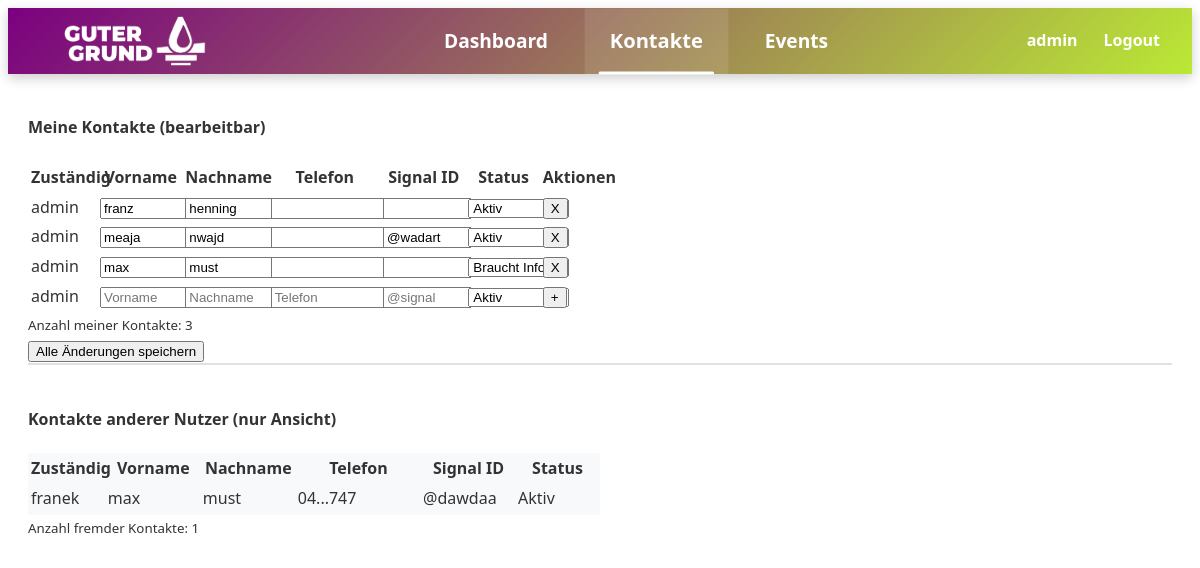
Screenshot of /contacts/ (signed in) with the database file from the repository.
### users/models.py (models this page shows, shortened)
class User(AbstractUser):
    email = models.EmailField(unique=True)
    is_active = models.BooleanField(default=False)
    activation_token = models.CharField(max_length=40, blank=True)
    activation_token_created = models.DateTimeField(null=True, blank=True)

### contacts/models.py (models this page shows, shortened)
class Contact(models.Model):
    STATUS_CHOICES = [
        ('active', 'Aktiv'),
        ('left', 'Ist raus'),
        ('needs_info', 'Braucht Infos'),
        ('inactive', 'Inaktiv'),
    ]
    user = models.ForeignKey(
        settings.AUTH_USER_MODEL,
        on_delete=models.CASCADE,
        verbose_name="Benutzer"
    )
    first_name = models.CharField(max_length=100)
    last_name = models.CharField(max_length=100)
    email = models.EmailField()
    phone_raw = models.CharField(max_length=20, verbose_name="Telefonnummer (voll)")
    signal_id = models.CharField(max_length=100, blank=True)
    status = models.CharField(max_length=20, choices=STATUS_CHOICES, default='active')
    notes = models.TextField(blank=True)
    created_at = models.DateTimeField(auto_now_add=True)
    updated_at = models.DateTimeField(auto_now=True)
    @property
    def phone_masked(self):
        if self.phone_raw:
            return f"{self.phone_raw[:2]}...{self.phone_raw[-3:]}"
        return ""
    class Meta:
        app_label = 'contacts'  # ← DIESE ZEILE EINFÜGEN
        unique_together = ['user', 'first_name', 'last_name', 'phone_raw']
        verbose_name = "Kontakt"
        verbose_name_plural = "Kontakte"

### contacts/views.py (the view, shortened to what this page needs)
# urls.py: path('', views.contact_list, name='index'),  # Einheitlicher Name 'list'
@login_required
def contact_list(request):
    contacts = Contact.objects.filter(user=request.user).prefetch_related('user')
    contact_matches = {}
    for contact in contacts:
        similar = Contact.objects.exclude(user=request.user).filter(
            Q(first_name__iexact=contact.first_name) &
            Q(last_name__iexact=contact.last_name) &
            (
                Q(phone_raw__endswith=contact.phone_raw[-3:]) if contact.phone_raw else Q() |
                Q(signal_id__iexact=contact.signal_id) if contact.signal_id else Q()
            )
        ).distinct()
        if similar.exists():
            contact_matches[contact.id] = similar
    return render(request, 'contacts/list.html', {
        'contacts': contacts,
        'contact_matches': contact_matches,
        'STATUS_CHOICES': Contact.STATUS_CHOICES
    })

### contacts/templatetags/custom_filters.py (called while the page is built)
@register.filter
def get_item(dictionary, key):
    return dictionary.get(key)

### contacts/templates/contacts/list.html (shortened to what this page needs)
{% extends "base.html" %}
{% load static %}
{% load custom_filters %}
{% block content %}
<div class="container mt-4">
    <form method="post" id="contact-form">
        <h4>Meine Kontakte (bearbeitbar)</h4>
        <div class="table-responsive">
            <table class="table table-hover table-fixed">
                <thead class="table-light">
                    <tr>
                        <th class="col-username">Zuständig</th>
                        <th class="col-name">Vorname</th>
                        <th class="col-name">Nachname</th>
                        <th class="col-phone">Telefon</th>
                        <th class="col-signal">Signal ID</th>
                        <th class="col-status">Status</th>
                        <th class="col-actions text-end">Aktionen</th>
                    </tr>
                </thead>
                <tbody>
                    {% for contact in contacts %}
                    <tr>
                        <td>{{ request.user.username }}</td>
                        <td>
                            <input type="text" name="first_name_{{ contact.id }}"
                                value="{{ contact.first_name }}" class="form-control form-control-sm">
                        </td>
                        <td>
                            <input type="text" name="last_name_{{ contact.id }}"
                                value="{{ contact.last_name }}" class="form-control form-control-sm">
                        </td>
                        <td>
                            <input type="text" name="phone_raw_{{ contact.id }}"
                                value="{{ contact.phone_raw }}" class="form-control form-control-sm">
                        </td>
                        <td>
                            <input type="text" name="signal_id_{{ contact.id }}"
                                value="{{ contact.signal_id }}" class="form-control form-control-sm">
                        </td>
                        <td>
                            <select name="status_{{ contact.id }}" class="form-select form-select-sm">
                                {% for value, label in contact.STATUS_CHOICES %}
                                <option value="{{ value }}" {% if contact.status == value %}selected{% endif %}>
                                    {{ label }}
                                </option>
                                {% endfor %}
                            </select>
                        </td>
                        <td class="text-end">
                            <form action="{% url 'contacts:delete' contact.id %}" method="post" class="d-inline">
                                <button type="submit" class="btn btn-sm btn-danger">X</button>
                            </form>
                        </td>
                    </tr>
                    {% endfor %}
                    <tr class="table-primary">
                        <td>{{ request.user.username }}</td>
                        <td>
                            <input type="text" name="new_first_name" placeholder="Vorname"
                                class="form-control form-control-sm">
                        </td>
                        <td>
                            <input type="text" name="new_last_name" placeholder="Nachname"
                                class="form-control form-control-sm">
                        </td>
                        <td>
                            <input type="text" name="new_phone_raw" placeholder="Telefon"
                                class="form-control form-control-sm">
                        </td>
                        <td>
                            <input type="text" name="new_signal_id" placeholder="@signal"
                                class="form-control form-control-sm">
                        </td>
                        <td>
                            <select name="new_status" class="form-select form-select-sm">
                                {% for value, label in contacts.0.STATUS_CHOICES %}
                                <option value="{{ value }}">{{ label }}</option>
                                {% endfor %}
                            </select>
                        </td>
                        <td class="text-end">
                            <button type="submit" name="add_new" class="btn btn-sm btn-success">+</button>
                        </td>
                    </tr>
                </tbody>
            </table>
        </div>
        <div class="d-flex justify-content-between mt-3">
            <div class="text-muted">
                <small>Anzahl meiner Kontakte: {{ contacts|length }}</small>
            </div>
            <div>
                <button type="submit" name="save_all" class="btn btn-primary">Alle Änderungen speichern</button>
            </div>
        </div>
    </form>
    {% if contact_matches %}
    <div class="other-contacts mt-5">
        <h4>Kontakte anderer Nutzer (nur Ansicht)</h4>
        <div class="table-responsive">
            <table class="table table-hover table-fixed">
                <thead class="table-light">
                    <tr>
                        <th class="col-username">Zuständig</th>
                        <th class="col-name">Vorname</th>
                        <th class="col-name">Nachname</th>
                        <th class="col-phone">Telefon</th>
                        <th class="col-signal">Signal ID</th>
                        <th class="col-status">Status</th>
                    </tr>
                </thead>
                <tbody>
                    {% for contact in contacts %}
                        {% if contact_matches|get_item:contact.id %}
                            {% for match in contact_matches|get_item:contact.id %}
                            <tr>
                                <td>{{ match.user.username }}</td>
                                <td>{{ match.first_name }}</td>
                                <td>{{ match.last_name }}</td>
                                <td>{{ match.phone_masked }}</td>
                                <td>{{ match.signal_id|default:"-" }}</td>
                                <td>
                                    <span class="badge bg-{% if match.status == 'active' %}success{% else %}warning{% endif %}">
                                        {{ match.get_status_display }}
                                    </span>
                                </td>
                            </tr>
                            {% endfor %}
                        {% endif %}
                    {% endfor %}
                </tbody>
            </table>
        </div>
        <div class="text-muted">
            <small>Anzahl fremder Kontakte: {{ contact_matches|length }}</small>
        </div>
    </div>
    {% endif %}
</div>
{% endblock %}

### templates/base.html (shortened to what this page needs)
<!DOCTYPE html>
{% load static %}
<html lang="de">
<head>
    <link rel="stylesheet" href="{% static 'css/styles.css' %}">
</head>
<body>
    {% if user.is_authenticated %}
    <header class="header">
        <div class="logo-container">
            <img src="{% static 'img/logo_logo_text.png' %}" alt="Mein Logo" class="logo-image">
        </div>
        <nav class="nav-links">
            {% url 'dashboard' as dashboard_url %}
            <a href="{{ dashboard_url }}"
               class="nav-link {% if request.path == dashboard_url %}active{% endif %}">
               Dashboard
            </a>
            {% url 'contacts:index' as contacts_url %}
            <a href="{{ contacts_url }}"
               class="nav-link {% if request.path == contacts_url %}active{% endif %}">
               Kontakte
            </a>
            {% url 'events:calendar' as events_url %}
            <a href="{{ events_url }}"
               class="nav-link {% if request.path == events_url %}active{% endif %}">
               Events
            </a>
        </nav>
        <div class="user-area">
            <span class="username">{{ request.user.username }}</span>
            <a href="#" onclick="event.preventDefault(); document.getElementById('logout-form').submit();">Logout</a>
        </div>
    </header>
    {% endif %}
    <main class="main-content">
        {% block content %}{% endblock %}
    </main>
</body>
</html>

### static/css/styles.css (style rules this page uses)
.header { position: sticky; top: 0; z-index: 1000; box-shadow: 0 4px 12px rgba(0,0,0,0.2); background: linear-gradient(135deg, #7B0080, #bae934); color: rgb(255, 255, 255); font-weight: bold; display: flex; justify-content: space-between; align-items: center; padding: 0 2rem; }
body { font-family: 'Segoe UI', Tahoma, Geneva, Verdana, sans-serif; font-size: 16px; line-height: 1.6; color: #333; }
.logo-container { display: flex; align-items: center; gap: 15px; }
.logo-image { height: 50px; width: auto; padding: 0.5rem 1.5rem; }
.main-content { margin-top: 20px; padding: 20px; }
body:not(.logged-in) .main-content { margin-top: 0px; }
.nav-links { display: flex; gap: 1rem; }
.nav-link { color: white; text-decoration: none; padding: 1rem 1.5rem; transition: all 0.3s ease; position: relative; font-weight: bold; font-size: 120%; }
.nav-link.active { background-color: rgba(255, 255, 255, 0.1); transform: scale(1.05); transition: all 0.2s ease; }
.nav-link.active::after { content: ''; position: absolute; bottom: 0; left: 50%; transform: translateX(-50%); width: 80%; height: 3px; background: rgba(255, 255, 255, 0.99); border-radius: 3px; }
.user-area { display: flex; gap: 1rem; align-items: center; }
.user-area a { color: #ffffff; text-decoration: none; margin-left: 10px; transition: color 0.3s ease; }
.main-content { padding: 20px; margin-top: 60px; }

### contacts/templates/contacts/list.html (style rules this page uses)
.table-fixed { table-layout: fixed; width: 50%; }
.col-username { width: 12%; }
.col-name { width: 15%; }
.col-phone { width: 20%; }
.col-signal { width: 15%; }
.col-status { width: 13%; }
.col-actions { width: 10%; }
.other-contacts { border-top: 2px solid #dee2e6; padding-top: 20px; }
.other-contacts table { background-color: #f8f9fa; }
.form-control-sm { max-width: 100%; overflow: hidden; text-overflow: ellipsis; }

### rows the page displays
User: user.username "admin"
Contact: first_name "franz", last_name "henning", status+id "Aktiv", new_status "Aktiv"
Contact: first_name "meaja", last_name "nwajd", signal_id "@wadart", status+id "Aktiv"
Contact: first_name "max", last_name "must", status+id "Braucht Infos"
Contact: user.username "franek", first_name "max", last_name "must", phone_masked "04...747", signal_id "@dawdaa", status "Aktiv"

### other values shown
{{ contacts|length }} "3"
{{ contact_matches|length }} "1"
